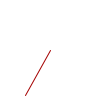
Frame 1 (no input)
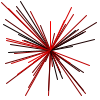
Frame 60 (the mouse pressed at the canvas centre just before this capture)
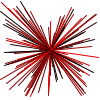
Frame 120 (the mouse held since frame 60 and released just before this capture)

The Processing sketch that drew these frames (run headless with seeded random() and noise(); from frame 60 on, the mouse is pressed at the canvas centre):

// Processing sketch: processing_68715
// ── processing_68715.pde

void setup(){
  background(255);
  frameRate(35);
}

void draw(){
stroke(random(255),0,0);
line(50,50,random(100),random(100));

}
